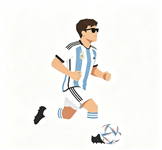
#> input picture assets/dribble.png, 162 x 150 px
$ python make_logo.py --src ../assets/dribble.png
#> lines starting #> are read from the running program, lines starting #| are printed output that depends on the picture; after the words box and inside, x2 and y2 are one past the last pixel; in counts of white or black regions, pixels touching at a corner belong together
# -*- coding: utf-8 -*-
"""把源 logo 做成圆角方形图标（Windows 应用图标那种），产出三份：

  logo.ico                     程序 / 安装包 / 快捷方式用的图标（多尺寸）
  frontend/static/logo.png     程序内图标与网页图标
  assets/logo_rounded.png      圆角版母版（带透明通道，方便以后再改）

用法（需要带 Pillow 的解释器，例如 Codex 运行时）：
  python tools/make_logo.py                 # 圆角半径 22%
  python tools/make_logo.py --radius 0.18   # 角更方一点
"""
import argparse
import os
import sys

from PIL import Image, ImageDraw

ROOT = os.path.dirname(os.path.dirname(os.path.abspath(__file__)))
SRC = os.path.join(ROOT, 'assets', 'logo_master.png')
ICO_SIZES = [(16, 16), (24, 24), (32, 32), (48, 48), (64, 64), (128, 128), (256, 256)]
SS = 4          # 超采样倍数：先放大画角再缩回去，边缘才不会毛刺


def load_square(path):
#> called with path = '../assets/dribble.png'
    im = Image.open(path).convert('RGBA')
#> im is the input picture: PIL image 162x150 RGBA; mean R, G, B, A 244, 243, 239.1, 253.6
    side = min(im.size)
#> side = 150
    left = (im.width - side) // 2
#> left = 6
    top = (im.height - side) // 2
#> top = 0
    return im.crop((left, top, left + side, top + side))


def rounded(im, size, radius_ratio):
    """从正方形源图生成 size×size 的圆角图标。"""
#> called with size = 16, radius_ratio = 0.22
    big = int(size) * SS
    base = im.resize((big, big), Image.LANCZOS)
    mask = Image.new('L', (big, big), 0)
#> mask: PIL image 64x64 L; every value is 0
    ImageDraw.Draw(mask).rounded_rectangle(
        [0, 0, big - 1, big - 1], radius=max(1, int(round(big * radius_ratio))), fill=255)
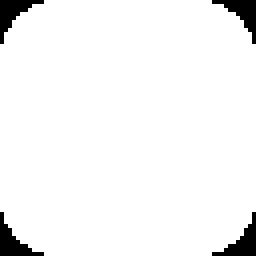
#> mask: PIL image 64x64 L (shown 4 times larger); 95.5% white; 4 black regions, box (x1, y1, x2, y2) and area: (0, 0, 11, 11) 46, (53, 0, 64, 11) 46, (0, 53, 11, 64) 46, (53, 53, 64, 64) 46
    out = Image.new('RGBA', (big, big), (0, 0, 0, 0))
#> out: PIL image 64x64 RGBA; every value is 0
    out.paste(base, (0, 0), mask)
    return out.resize((size, size), Image.LANCZOS)
#> returned value: PIL image 16x16 RGBA


def main():
    ap = argparse.ArgumentParser()
    ap.add_argument('--src', default=SRC)
    ap.add_argument('--radius', type=float, default=0.22, help='圆角半径占边长的比例，默认 0.22')
    args = ap.parse_args()

    src = load_square(args.src)
    ico_path = os.path.join(ROOT, 'logo.ico')
    png_path = os.path.join(ROOT, 'frontend', 'static', 'logo.png')
    master_path = os.path.join(ROOT, 'assets', 'logo_rounded.png')

    frames = {s: rounded(src, s[0], args.radius) for s in ICO_SIZES}
#> in rounded (call 2), `mask = Image.new('L', (big, big), 0)`: mask: PIL image 96x96 L; every value is 0
#> in rounded (call 2), `ImageDraw.Draw(mask).rounded_rectangle( [0, 0, big - 1, big - 1], radi..`: mask: PIL image 96x96 L; 95.6% white; 4 black regions, box (x1, y1, x2, y2) and area: (0, 0, 17, 17) 102, (79, 0, 96, 17) 102, (0, 79, 17, 96) 102, (79, 79, 96, 96) 102
#> in rounded (call 2), `out = Image.new('RGBA', (big, big), (0, 0, 0, 0))`: out: PIL image 96x96 RGBA; every value is 0
#> call 3 of rounded, with size = 32, radius_ratio = 0.22
#> in rounded (call 3), `big = int(size) * SS`: big = 128
#> in rounded (call 3), `mask = Image.new('L', (big, big), 0)`: mask: PIL image 128x128 L; every value is 0
#> in rounded (call 3), `ImageDraw.Draw(mask).rounded_rectangle( [0, 0, big - 1, big - 1], radi..`: mask: PIL image 128x128 L; 95.8% white; 4 black regions, box (x1, y1, x2, y2) and area: (0, 0, 23, 23) 174, (105, 0, 128, 23) 174, (0, 105, 23, 128) 174, (105, 105, 128, 128) 174
#> in rounded (call 3), `out = Image.new('RGBA', (big, big), (0, 0, 0, 0))`: out: PIL image 128x128 RGBA; every value is 0
#> in rounded (call 3), `return out.resize((size, size), Image.LANCZOS)`:
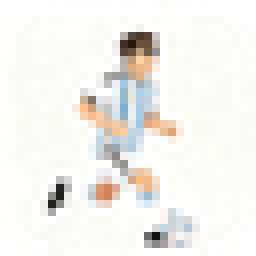
#> returned value: PIL image 32x32 RGBA (shown 8 times larger); mean R, G, B, A 238.7, 237.5, 233.6, 243.9; transparent parts drawn white
#> call 4 of rounded, with size = 48, radius_ratio = 0.22
#> in rounded (call 4), `big = int(size) * SS`: big = 192
#> in rounded (call 4), `mask = Image.new('L', (big, big), 0)`: mask: PIL image 192x192 L; every value is 0
#> in rounded (call 4), `ImageDraw.Draw(mask).rounded_rectangle( [0, 0, big - 1, big - 1], radi..`: mask: PIL image 192x192 L; 95.7% white; 4 black regions, box (x1, y1, x2, y2) and area: (0, 0, 36, 36) 393, (156, 0, 192, 36) 393, (0, 156, 36, 192) 393, (156, 156, 192, 192) 393
#> in rounded (call 4), `out = Image.new('RGBA', (big, big), (0, 0, 0, 0))`: out: PIL image 192x192 RGBA; every value is 0
#> in rounded (call 4), `return out.resize((size, size), Image.LANCZOS)`:
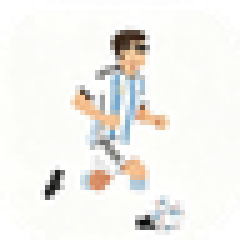
#> returned value: PIL image 48x48 RGBA (shown 5 times larger); mean R, G, B, A 237.4, 236.3, 232.4, 243.7; transparent parts drawn white
#> in rounded (call 5), `big = int(size) * SS`: big = 256
#> in rounded (call 5), `base = im.resize((big, big), Image.LANCZOS)`:
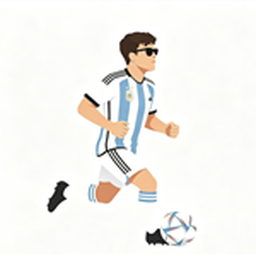
#> base: PIL image 256x256 RGBA; mean R, G, B, A 243, 241.9, 237.8, 254.2; transparent parts drawn white
#> in rounded (call 5), `mask = Image.new('L', (big, big), 0)`: mask: PIL image 256x256 L; every value is 0
#> in rounded (call 5), `ImageDraw.Draw(mask).rounded_rectangle( [0, 0, big - 1, big - 1], radi..`:
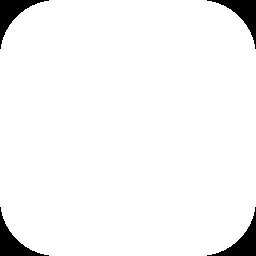
#> mask: PIL image 256x256 L; 95.8% white; 4 black regions, box (x1, y1, x2, y2) and area: (0, 0, 49, 49) 691, (207, 0, 256, 49) 691, (0, 207, 49, 256) 691, (207, 207, 256, 256) 691
#> in rounded (call 5), `out = Image.new('RGBA', (big, big), (0, 0, 0, 0))`: out: PIL image 256x256 RGBA; every value is 0
#> in rounded (call 6), `big = int(size) * SS`: big = 512
#> in rounded (call 6), `mask = Image.new('L', (big, big), 0)`: mask: PIL image 512x512 L; every value is 0
#> in rounded (call 6), `ImageDraw.Draw(mask).rounded_rectangle( [0, 0, big - 1, big - 1], radi..`:
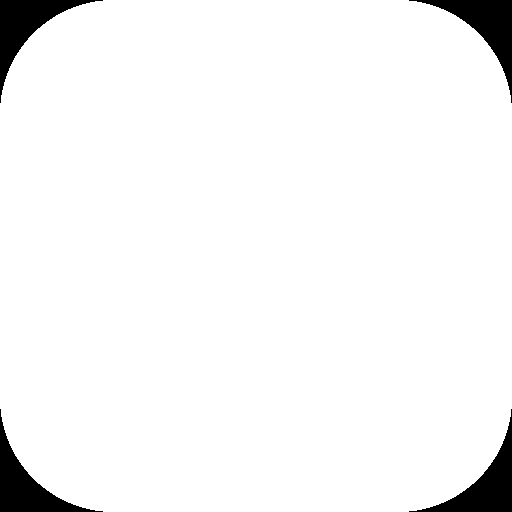
#> mask: PIL image 512x512 L; 95.8% white; 4 black regions, box (x1, y1, x2, y2) and area: (0, 0, 103, 103) 2775, (409, 0, 512, 103) 2775, (0, 409, 103, 512) 2775, (409, 409, 512, 512) 2775
#> in rounded (call 6), `out = Image.new('RGBA', (big, big), (0, 0, 0, 0))`: out: PIL image 512x512 RGBA; every value is 0
#> in rounded (call 7), `big = int(size) * SS`: big = 1024
#> in rounded (call 7), `mask = Image.new('L', (big, big), 0)`: mask: PIL image 1024x1024 L; every value is 0
#> in rounded (call 7), `ImageDraw.Draw(mask).rounded_rectangle( [0, 0, big - 1, big - 1], radi..`:
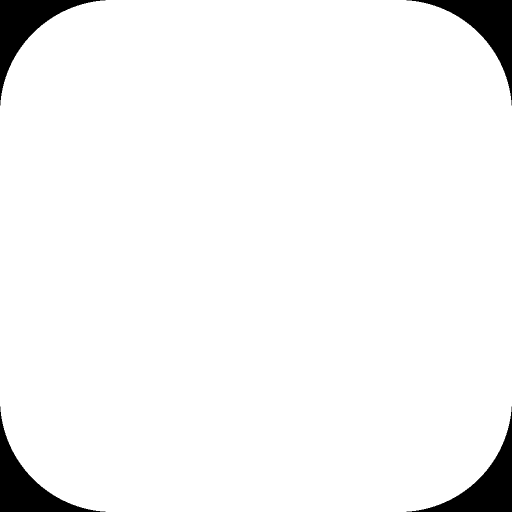
#> mask: PIL image 1024x1024 L (shown at 1/2 size); 95.8% white; 4 black regions, box (x1, y1, x2, y2) and area: (0, 0, 211, 211) 10934, (813, 0, 1024, 211) 10934, (0, 813, 211, 1024) 10934, (813, 813, 1024, 1024) 10934
#> in rounded (call 7), `out = Image.new('RGBA', (big, big), (0, 0, 0, 0))`: out: PIL image 1024x1024 RGBA; every value is 0
#> frames = 7 items
    frames[(256, 256)].save(ico_path, format='ICO', sizes=ICO_SIZES)
    frames[(256, 256)].save(png_path)
    rounded(src, 1254, args.radius).save(master_path)
#> in rounded (call 8), `mask = Image.new('L', (big, big), 0)`: mask: PIL image 5016x5016 L; every value is 0
#> in rounded (call 8), `ImageDraw.Draw(mask).rounded_rectangle( [0, 0, big - 1, big - 1], radi..`: mask: PIL image 5016x5016 L; 95.8% white; 4 black regions, box (x1, y1, x2, y2) and area: (0, 0, 1071, 1071) 261890, (3945, 0, 5016, 1071) 261890, (0, 3945, 1071, 5016) 261890, (3945, 3945, 5016, 5016) 261890
#> in rounded (call 8), `out = Image.new('RGBA', (big, big), (0, 0, 0, 0))`: out: PIL image 5016x5016 RGBA; every value is 0

    # 自检：四角必须透明、中心必须不透明
    for path in (ico_path, png_path, master_path):
        im = Image.open(path)
        w, h = im.size
#> w = 256; h = 256
        corners = [im.getpixel(p)[3] for p in ((0, 0), (w - 1, 0), (0, h - 1), (w - 1, h - 1))]
#> corners = [0, 0, 0, 0]
        center = im.getpixel((w // 2, h // 2))[3]
#> center = 255
        print('%-38s %sx%s  角alpha=%s  中心alpha=%s' % (
            os.path.relpath(path, ROOT), w, h, corners, center))
#| logo.ico                               256x256  角alpha=[0, 0, 0, 0]  中心alpha=255
    print('ico 内含尺寸：', sorted(Image.open(ico_path).info.get('sizes', [])))
    return 0


if __name__ == '__main__':
    sys.exit(main())
#> (the program exits here)
